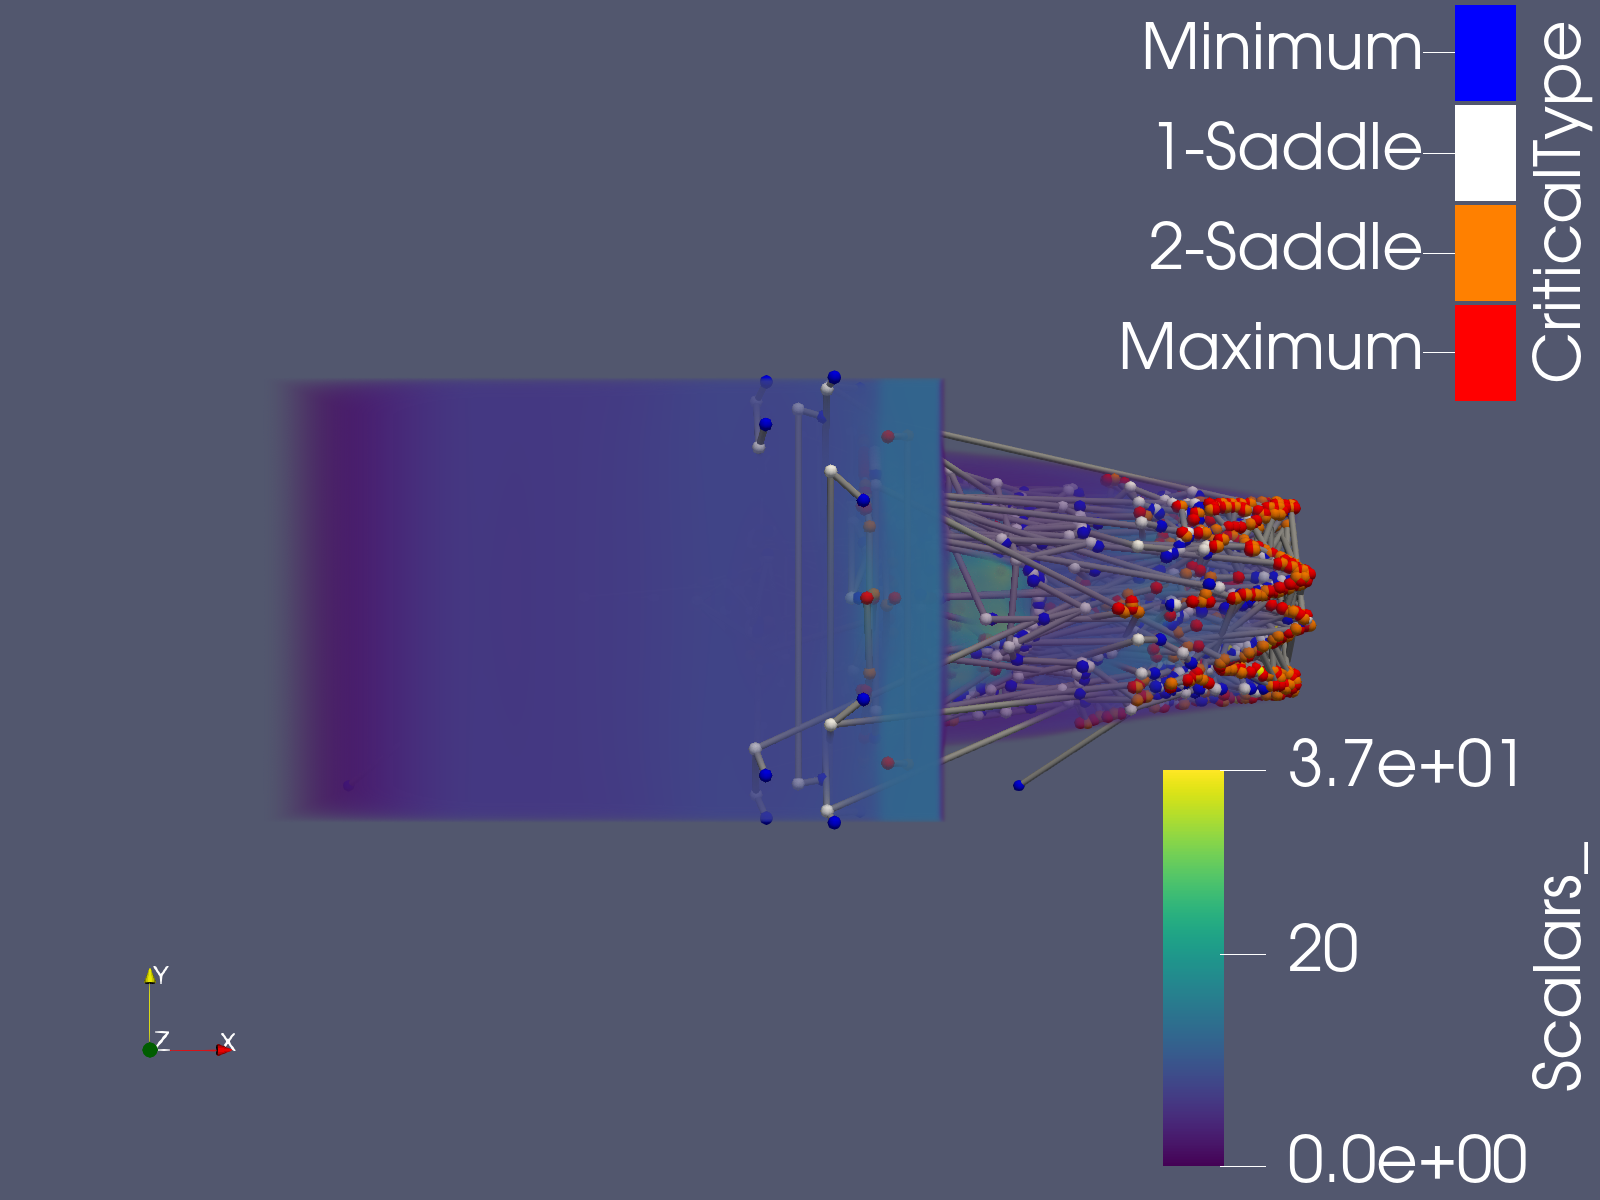

The Python source for this figure:
import glob
import os
from paraview.simple import *

paraview.simple._DisableFirstRenderCameraReset()

TTK_PLUGIN = '/opt/conda/bin/plugins/TopologyToolKit/TopologyToolKit.so'
LoadPlugin(TTK_PLUGIN, remote=False, ns=globals())

DATA_DIR = os.path.abspath('./Ionization')
files = sorted(
    glob.glob(os.path.join(DATA_DIR, 'Ionization*.vti')),
    key=lambda f: int(''.join(filter(str.isdigit, os.path.basename(f)))),
)

reader = XMLImageDataReader(registrationName='IonizationReader', FileName=files)
reader.PointArrayStatus = ['Scalars_']
reader.UpdatePipeline()

renderView = GetActiveViewOrCreate('RenderView')

# --- Raw scalar field, viridis colormap ---
rawDisplay = Show(reader, renderView, 'UniformGridRepresentation')
rawDisplay.SetRepresentationType('Volume')
ColorBy(rawDisplay, ('POINTS', 'Scalars_'))
rawDisplay.RescaleTransferFunctionToDataRange(True)
scalarsLUT = GetColorTransferFunction('Scalars_')
scalarsLUT.ApplyPreset('Viridis (matplotlib)', True)
scalarsPWF = GetOpacityTransferFunction('Scalars_')
rawDisplay.SetScalarBarVisibility(renderView, True)

# --- Persistence diagram ---
persistenceDiagram = TTKPersistenceDiagram(registrationName='PersistenceDiagram', Input=reader)
persistenceDiagram.ScalarField = ['POINTS', 'Scalars_']
persistenceDiagram.UpdatePipeline()

# remove the diagonal (PairIdentifier == -1)
criticalPairs = Threshold(registrationName='CriticalPairs', Input=persistenceDiagram)
criticalPairs.Scalars = ['CELLS', 'PairIdentifier']
criticalPairs.LowerThreshold = 0
criticalPairs.UpperThreshold = 999999999
criticalPairs.ThresholdMethod = 'Between'

# keep only pairs with persistence above the simplification threshold
persistentPairs = Threshold(registrationName='PersistentPairs', Input=criticalPairs)
persistentPairs.Scalars = ['CELLS', 'Persistence']
persistentPairs.LowerThreshold = 0.1
persistentPairs.UpperThreshold = 999999999
persistentPairs.ThresholdMethod = 'Between'
persistentPairs.UpdatePipeline()

# --- Topological simplification ---
simplification = TTKTopologicalSimplification(
    registrationName='TopologicalSimplification',
    Domain=reader,
    Constraints=persistentPairs,
)
simplification.ScalarField = ['POINTS', 'Scalars_']
simplification.VertexIdentifierField = ['POINTS', 'ttkVertexScalarField']
simplification.UpdatePipeline()

# --- Piecewise-linear contour tree on the simplified field ---
contourTree = TTKContourTree(registrationName='ContourTree', Input=simplification)
contourTree.ScalarField = ['POINTS', 'Scalars_']
contourTree.UpdatePipeline()

nodesPort = OutputPort(contourTree, 0)
arcsPort = OutputPort(contourTree, 1)

# --- Arcs: tubes, radius 1 ---
arcsSurface = ExtractSurface(registrationName='ArcsSurface', Input=arcsPort)
tubes = Tube(registrationName='ArcTubes', Input=arcsSurface)
tubes.Radius = 1.0
tubes.NumberofSides = 12
tubesDisplay = Show(tubes, renderView, 'GeometryRepresentation')
ColorBy(tubesDisplay, None)
tubesDisplay.AmbientColor = [0.6, 0.6, 0.6]
tubesDisplay.DiffuseColor = [0.6, 0.6, 0.6]

# --- Nodes: spheres, radius 2, colored by CriticalType ---
glyph = Glyph(registrationName='NodeGlyphs', Input=nodesPort, GlyphType='Sphere')
glyph.GlyphType.Radius = 2.0
glyph.ScaleArray = ['POINTS', 'No scale array']
glyph.ScaleFactor = 1.0
glyph.GlyphMode = 'All Points'

glyphDisplay = Show(glyph, renderView, 'GeometryRepresentation')
ColorBy(glyphDisplay, ('POINTS', 'CriticalType'))

criticalTypeLUT = GetColorTransferFunction('CriticalType')
criticalTypeLUT.InterpretValuesAsCategories = 1
criticalTypeLUT.AnnotationsInitialized = 1
criticalTypeLUT.Annotations = ['0', 'Minimum', '1', '1-Saddle', '2', '2-Saddle', '3', 'Maximum']
criticalTypeLUT.IndexedColors = [
    0.0, 0.0, 1.0,   # 0 minimum -> blue
    1.0, 1.0, 1.0,   # 1 1-saddle -> white
    1.0, 0.5, 0.0,   # 2 2-saddle -> orange
    1.0, 0.0, 0.0,   # 3 maximum -> red
]
glyphDisplay.SetScalarBarVisibility(renderView, True)

renderView.ResetCamera()
Render()

SaveScreenshot('/workspace/ionization_contour_tree.png', renderView, ImageResolution=[1600, 1200])
SaveState('/workspace/ionization_contour_tree.pvsm')
print('Done. Screenshot: /workspace/ionization_contour_tree.png, State: /workspace/ionization_contour_tree.pvsm')
